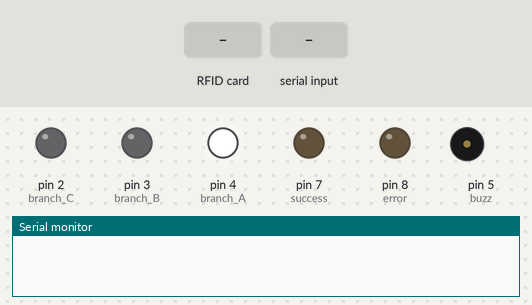
Simulated run of this sketch. Board: Arduino Uno, built with avr-gcc and run on an emulated ATmega328P. Parts: output pins drawn as LEDs (lit = HIGH), buzzer (waves = sounding), the last lines printed to the serial monitor. Inputs (shaded band) come from the test bench. Pins used as bus, display or sensor lines are not drawn.

Above: at 1.2 s.
1.3 s: RFID card 5E 7A 19 C4 held to the reader
At 2.4 s:
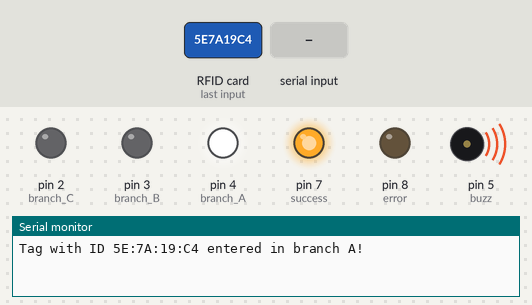
4.1 s: "branch B" received over Serial
At 6.0 s:
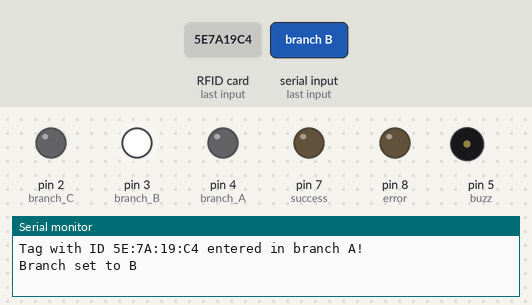
6.6 s: "branch C" received over Serial
At 8.8 s:
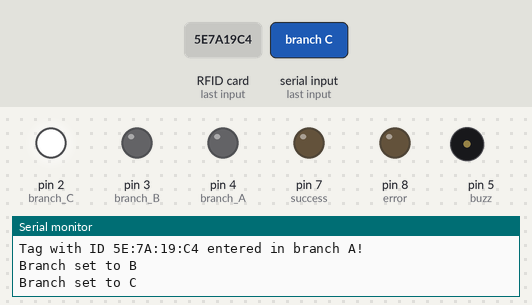
9.1 s: RFID card 5E 7A 19 C4 held to the reader
At 10.1 s:
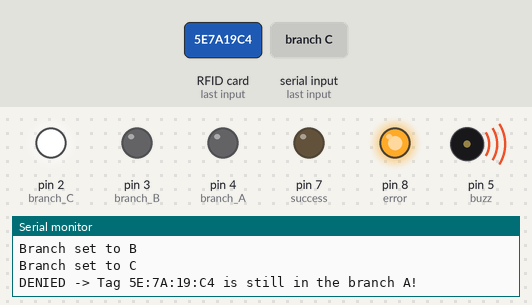
Timing chart, 0 to 13.2 s (numbered marks = the images above; inputs shaded):
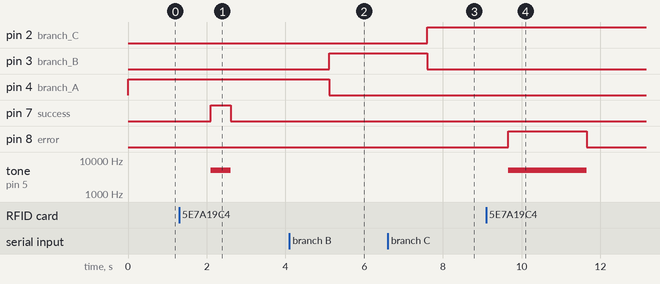

The sketch:

abp_correios.ino
```cpp
#include <SPI.h>
#include <MFRC522.h>

#define sda_pin   10
#define reset_pin  9
#define error      8
#define success    7
#define buzz       5
#define branch_A   4
#define branch_B   3
#define branch_C   2

const byte output_pins[] = {branch_A, branch_B, branch_C, error, success, buzz};

typedef struct
{
  String id;
  char   branch;
} track_type;

track_type tag[100];

byte index = 0;
String strID = "";
char branch = 'A';

MFRC522 rfid(sda_pin, reset_pin);

void read_tag(){
  if (!rfid.PICC_IsNewCardPresent() || !rfid.PICC_ReadCardSerial())
    return;

  for (byte i = 0; i < 4; i++) {
    strID +=
    (rfid.uid.uidByte[i] < 0x10 ? "0" : "") +
    String(rfid.uid.uidByte[i], HEX) +
    (i!=3 ? ":" : "");
  }
  rfid.PICC_HaltA(); //Input finished
  rfid.PCD_StopCrypto1(); //Cryptography finished

  strID.toUpperCase();
  handle_new_entry(strID, branch);
  strID = "";
}

void handle_new_entry(String id, char branch){
  if(!verify_entry_existance(id)){
    tag[index].id = id;
    tag[index].branch = branch;
    index++;
    Serial.println("Tag with ID " + id + " entered in branch " + branch + "!");
    digitalWrite(success, HIGH);
    tone(buzz, 5000);
    delay(500);
    noTone(buzz);
    digitalWrite(success,  LOW);
  }
  else{
    for(int i = 0; i <= index; i++)
    {
      if(tag[i].id == strID){
        if(tag[i].branch == branch){
          Serial.print("Tag with ID ");
          Serial.print(tag[i].id);
          Serial.print(" is lefting branch ");
          Serial.print(tag[i].branch);
          Serial.println("!");
          digitalWrite(success, HIGH);
          tone(buzz, 5000);
          delay(500);
          noTone(buzz);
          digitalWrite(success,  LOW);

          tag[i].id     = "0";
          tag[i].branch = '0';
        }
        else{
          Serial.println("DENIED -> Tag " + tag[i].id + " is still in the branch " + String(tag[i].branch) + "!");
          digitalWrite(error, HIGH);
          tone(buzz, 5000);
          delay(2000);
          noTone(buzz);
          digitalWrite(error,  LOW);
        }
      }
    }
  }
}

bool verify_entry_existance(String id){
  bool stop = 0;
  for(int i = 0; i <= index; i++){
    if(tag[i].id == id){
      stop = 1;
    }
  }
  return stop;
}

void write_tag_list(){
  Serial.println("");
  Serial.println("Tag          Branch");
  for(int i = 0; i <= index; i++)
  {
    if((tag[i].id != "0")&&(tag[i].id != "")&&(tag[i].branch != '0')&&(tag[i].branch != ' ')){
      Serial.print(tag[i].id);
      Serial.print(" |   ");
      Serial.println(tag[i].branch);
    }
  }
}

void set_branch(char p_branch)
{
  branch = p_branch;
  String str_msg = "Branch set to ";
  Serial.println(str_msg + branch);

  for(int i = 0; i <= 2; i++)
  {
    digitalWrite(output_pins[i], LOW);
  }
  if (branch == 'A')
    digitalWrite(branch_A, HIGH);
  else if (branch == 'B')
    digitalWrite(branch_B, HIGH);
  else if (branch == 'C')
    digitalWrite(branch_C, HIGH);
}

void startup(){
  for(int i = 0; i <= sizeof(output_pins); i++)
  {
    pinMode(output_pins[i], OUTPUT);
  }
  digitalWrite(branch_A, HIGH);
  digitalWrite(branch_B,  LOW);
  digitalWrite(branch_C,  LOW);
  digitalWrite(error,     LOW);
  digitalWrite(success,   LOW);
  noTone(buzz);
}

void setup(){
  startup();
  Serial.begin(9600);
  SPI.begin();
  rfid.PCD_Init();
}

void loop(){
  read_tag();

  if(Serial.available() == 0) {}
  String serial_str = Serial.readString();
  serial_str.trim();

  if (serial_str == "listar") {
    write_tag_list();
  }
  else if (serial_str == "branch A") {
    set_branch('A');
  }
  else if (serial_str == "branch B") {
    set_branch('B');
  }
  else if (serial_str == "branch C") {
    set_branch('C');
  }
}
```

Measured:
- after the input at 1.3 s, pin 7 (success): LOW → HIGH after 0.81 s, → LOW 0.50 s later; tone on pin 5 (buzz): silent → 5000 Hz after 0.81 s, → silent 0.50 s later
- after the input at 4.1 s, pin 3 (branch_B): LOW → HIGH after 1.0 s; pin 4 (branch_A): HIGH → LOW after 1.0 s
- after the input at 6.6 s, pin 2 (branch_C): LOW → HIGH after 1.0 s; pin 3 (branch_B): HIGH → LOW after 1.0 s
- after the input at 9.1 s, pin 8 (error): LOW → HIGH after 0.56 s, → LOW 2.0 s later; tone on pin 5 (buzz): silent → 5000 Hz after 0.56 s, → silent 2.0 s later
